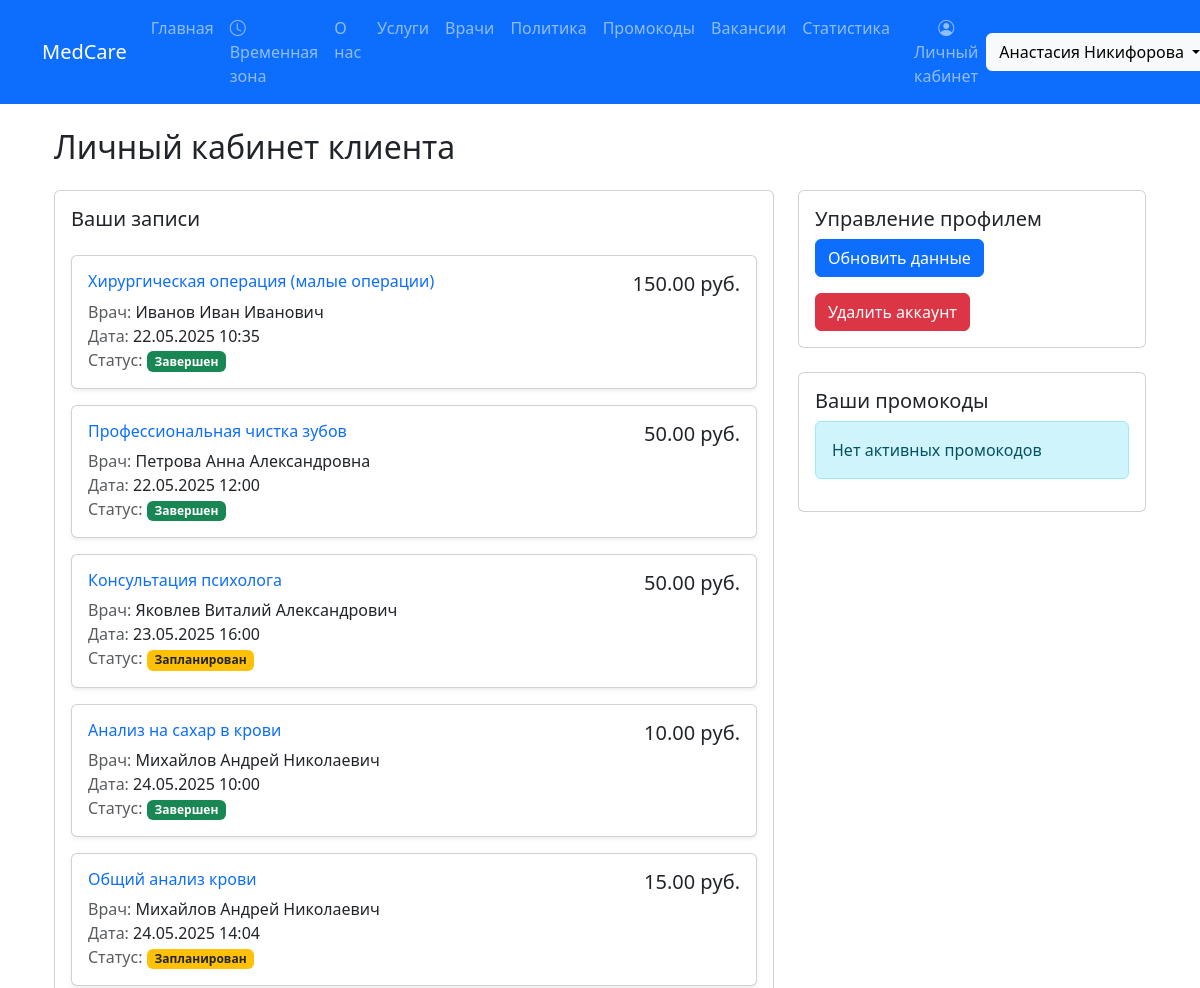
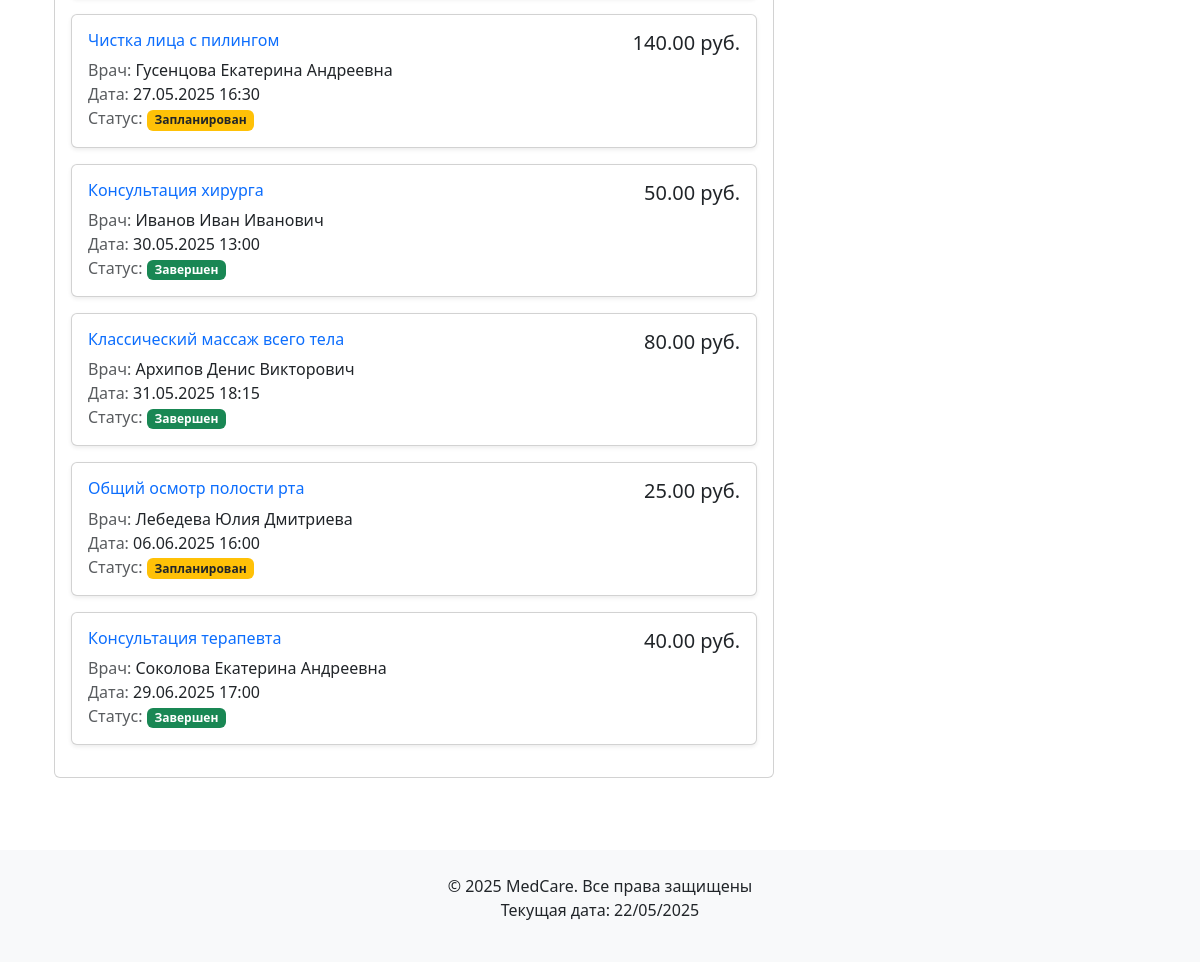
The app's page /dashboard/client/ (signed in) with its own data (2 pictures, top to bottom).
### core/models.py (models this page shows, shortened)
class Appointment(models.Model):
    client = models.ForeignKey(Client, on_delete=models.CASCADE)
    doctor = models.ForeignKey(Doctor, on_delete=models.CASCADE)
    service = models.ForeignKey(Service, on_delete=models.CASCADE)
    date_time = models.DateTimeField()
    is_completed = models.BooleanField(default=False, verbose_name="Завершен")
    doctor_notes = models.TextField(blank=True, null=True, verbose_name="Комментарий врача")

class Service(models.Model):
    name = models.CharField(max_length=200, verbose_name="Название")
    short_description = models.CharField(
        max_length=200,
        verbose_name="Краткое описание"
    )
    full_description = models.TextField(verbose_name="Полное описание")
    price = models.DecimalField(
        max_digits=10,
        decimal_places=2,
        verbose_name="Стоимость"
    )
    duration = models.DurationField(verbose_name="Продолжительность")

class Doctor(models.Model):
    user = models.OneToOneField(User, on_delete=models.CASCADE, related_name='doctor')
    specializations = models.ManyToManyField(Specialization)
    department = models.ForeignKey(Department, on_delete=models.CASCADE)
    license_number = models.CharField(max_length=50)
    photo = models.ImageField(upload_to='doctors/', blank=True, null=True)
    experience = models.PositiveIntegerField(verbose_name="Опыт работы (лет)")
    full_name = models.CharField(max_length=200, verbose_name="Полное ФИО")
    start_date = models.DateField(verbose_name="Дата начала практики", default=timezone.now)
    services = models.ManyToManyField(
        'Service',
        related_name='doctors',
        verbose_name='Оказываемые услуги'
    )
    phone = models.CharField(
        max_length=20,
        validators=[
            RegexValidator(
                regex=r'^\+375\(\d{2}\)\d{3}-\d{2}-\d{2}$',
                message="Номер должен быть в формате +375 (29) XXX-XX-XX"
            )
        ],
        verbose_name="Телефон"
    )
    email = models.EmailField(verbose_name="Email")

### core/views.py (the view)
# urls.py: path('dashboard/client/', ClientDashboardView.as_view(), name='client-dashboard'),
class ClientDashboardView(LoginRequiredMixin, TemplateView): #READ
    template_name = 'core/dashboard_client.html'
    def get_context_data(self, **kwargs):
        context = super().get_context_data(**kwargs)
        context['appointments'] = Appointment.objects.filter(
            client=self.request.user.client
        ).order_by('date_time')
        return context

### core/templates/core/dashboard_client.html
{% extends "core/base.html" %}
{% block content %}
<div class="container mt-4">
    <h2>Личный кабинет клиента</h2>
    <div class="row mt-4">
        <div class="col-md-8">
            <div class="card mb-4">
                <div class="card-body">
                    <h5 class="card-title mb-4">Ваши записи</h5>
                    {% for appointment in appointments %}
                    <div class="card mb-3 shadow-sm">
                        <div class="card-body">
                            <div class="d-flex justify-content-between">
                                <div>
                                    <h6 class="card-title text-primary">
                                        {{ appointment.service.name }}
                                    </h6>
                                    <p class="card-text">
                                        <span class="text-muted">Врач:</span>
                                        {{ appointment.doctor.full_name }}<br>
                                        <span class="text-muted">Дата:</span>
                                        {{ appointment.date_time|date:"d.m.Y H:i" }}<br>
                                        <span class="text-muted">Статус:</span>
                                        {% if appointment.is_completed %}
                                            <span class="badge bg-success">Завершен</span>
                                        {% else %}
                                            <span class="badge bg-warning text-dark">Запланирован</span>
                                        {% endif %}
                                    </p>
                                </div>
                                <div class="text-end">
                                    <div class="h5 text-dark">
                                        {{ appointment.service.price }} руб.
                                    </div>
                                </div>
                            </div>
                        </div>
                    </div>
                    {% empty %}
                    <div class="alert alert-info">У вас пока нет записей</div>
                    {% endfor %}
                </div>
            </div>
        </div>
        <div class="col-md-4">
            <div class="card mb-4">
                <div class="card-body">
                    <h5 class="card-title">Управление профилем</h5>
                    <a href="{% url 'update-profile' %}" class="btn btn-primary btn-block mb-3">
                        Обновить данные
                    </a>
                    <a href="{% url 'delete-account' %}" class="btn btn-danger btn-block">
                        Удалить аккаунт
                    </a>
                </div>
            </div>
            <div class="card">
                <div class="card-body">
                    <h5 class="card-title">Ваши промокоды</h5>
                    {% for promo in promocodes %}
                    <div class="alert alert-success">
                        <strong>{{ promo.code }}</strong> - скидка {{ promo.discount }}%
                    </div>
                    {% empty %}
                    <div class="alert alert-info">Нет активных промокодов</div>
                    {% endfor %}
                </div>
            </div>
        </div>
    </div>
</div>
{% endblock %}

### core/templates/core/base.html (shortened to what this page needs)
<!DOCTYPE html>
{% load static %}
<html lang="ru">
<head>
    <link rel="stylesheet" href="{% static 'css/style.css' %}">
    <link href="https://cdn.jsdelivr.net/npm/bootstrap@5.3.0/dist/css/bootstrap.min.css" rel="stylesheet">
    <link rel="stylesheet" href="https://cdn.jsdelivr.net/npm/bootstrap-icons@1.11.1/font/bootstrap-icons.css">
</head>
<body>
    <nav class="navbar navbar-expand-lg navbar-dark bg-primary">
        <div class="container">
            <a class="navbar-brand" href="/">MedCare</a>
            <div class="collapse navbar-collapse" id="navbarNav">
                <ul class="navbar-nav me-auto">
                    <li class="nav-item"><a class="nav-link" href="{% url 'home' %}">Главная</a></li>
                    {% if user.is_authenticated %}
                    <li class="nav-item">
                        <a class="nav-link" href="{% url 'set-timezone' %}">
                            <i class="bi bi-clock me-1"></i>Временная зона
                        </a>
                    </li>
                {% endif %}
                    <li class="nav-item"><a class="nav-link" href="{% url 'about' %}">О нас</a></li>
                    <li class="nav-item"><a class="nav-link" href="{% url 'services' %}">Услуги</a></li>
                    <li class="nav-item"><a class="nav-link" href="{% url 'doctors' %}">Врачи</a></li>
                    <li class="nav-item"><a class="nav-link" href="{% url 'privacy-policy' %}">Политика</a></li>
                    <li class="nav-item"><a class="nav-link" href="{% url 'promocodes' %}">Промокоды</a></li>
                    <li class="nav-item"><a class="nav-link" href="{% url 'vacancy-list' %}">Вакансии</a></li>
                    <li class="nav-item"><a class="nav-link" href="{% url 'statistics' %}">Статистика</a></li>
                    {% if user.is_authenticated %}
                        {% if user.groups.all.0.name == 'Doctors' %}
                        <li class="nav-item">
                            <a class="nav-link btn btn-outline-light ms-2" href="{% url 'doctor-dashboard' %}">
                                <i class="bi bi-clipboard-pulse"></i> Кабинет врача
                            </a>
                        </li>
                        {% elif user.groups.all.0.name == 'Clients' %}
                        <li class="nav-item">
                            <a class="nav-link btn btn-outline-light ms-2" href="{% url 'client-dashboard' %}">
                                <i class="bi bi-person-circle"></i> Личный кабинет
                            </a>
                        </li>
                        {% endif %}
                    {% endif %}
                </ul>
                <div class="d-flex">
                    {% if user.is_authenticated %}
                        <div class="dropdown">
                            <button class="btn btn-light dropdown-toggle"
                                    type="button"
                                    id="userMenu"
                                    data-bs-toggle="dropdown"
                                    aria-expanded="false">
                                {% if user.first_name or user.last_name %}
                                    {{ user.get_full_name }}
                                {% else %}
                                    {{ user.username }}
                                {% endif %}
                            </button>
                        </div>
                    {% else %}
                        <a href="{% url 'login' %}" class="btn btn-light">Войти</a>
                    {% endif %}
                </div>
            </div>
        </div>
    </nav>
    <main class="container mt-4">
        {% block content %}{% endblock %}
    </main>
    <footer class="bg-light mt-5 py-4">
        <div class="container text-center">
            <p class="mb-0">© 2025 MedCare. Все права защищены</p>
            <p>Текущая дата: {% now "d/m/Y" %}</p>
        </div>
    </footer>
</body>
</html>

### core/static/css/style.css (style rules this page uses)
body { font-family: 'Arial', sans-serif; }
.card { transition: transform 0.3s; }
footer { background-color: #e9ecef; }

### records on screen
Appointment: service.name "Хирургическая операция (малые операции)", doctor.full_name "Иванов Иван Иванович", date_time "22.05.2025 10:35", is_completed "Завершен", service.price "150.00"
Appointment: service.name "Профессиональная чистка зубов", doctor.full_name "Петрова Анна Александровна", date_time "22.05.2025 12:00", is_completed "Завершен", service.price "50.00"
Appointment: service.name "Консультация психолога", doctor.full_name "Яковлев Виталий Александрович", date_time "23.05.2025 16:00", is_completed "Запланирован", service.price "50.00"
Appointment: service.name "Анализ на сахар в крови", doctor.full_name "Михайлов Андрей Николаевич", date_time "24.05.2025 10:00", is_completed "Завершен", service.price "10.00"
Appointment: service.name "Общий анализ крови", doctor.full_name "Михайлов Андрей Николаевич", date_time "24.05.2025 14:04", is_completed "Запланирован", service.price "15.00"
Appointment: service.name "Чистка лица с пилингом", doctor.full_name "Гусенцова Екатерина Андреевна", date_time "27.05.2025 16:30", is_completed "Запланирован", service.price "140.00"
Appointment: service.name "Консультация хирурга", doctor.full_name "Иванов Иван Иванович", date_time "30.05.2025 13:00", is_completed "Завершен", service.price "50.00"
Appointment: service.name "Классический массаж всего тела", doctor.full_name "Архипов Денис Викторович", date_time "31.05.2025 18:15", is_completed "Завершен", service.price "80.00"
Appointment: service.name "Общий осмотр полости рта", doctor.full_name "Лебедева Юлия Дмитриева", date_time "06.06.2025 16:00", is_completed "Запланирован", service.price "25.00"
Appointment: service.name "Консультация терапевта", doctor.full_name "Соколова Екатерина Андреевна", date_time "29.06.2025 17:00", is_completed "Завершен", service.price "40.00"

### other values on screen
{{ user.get_full_name }} "Анастасия Никифорова"
